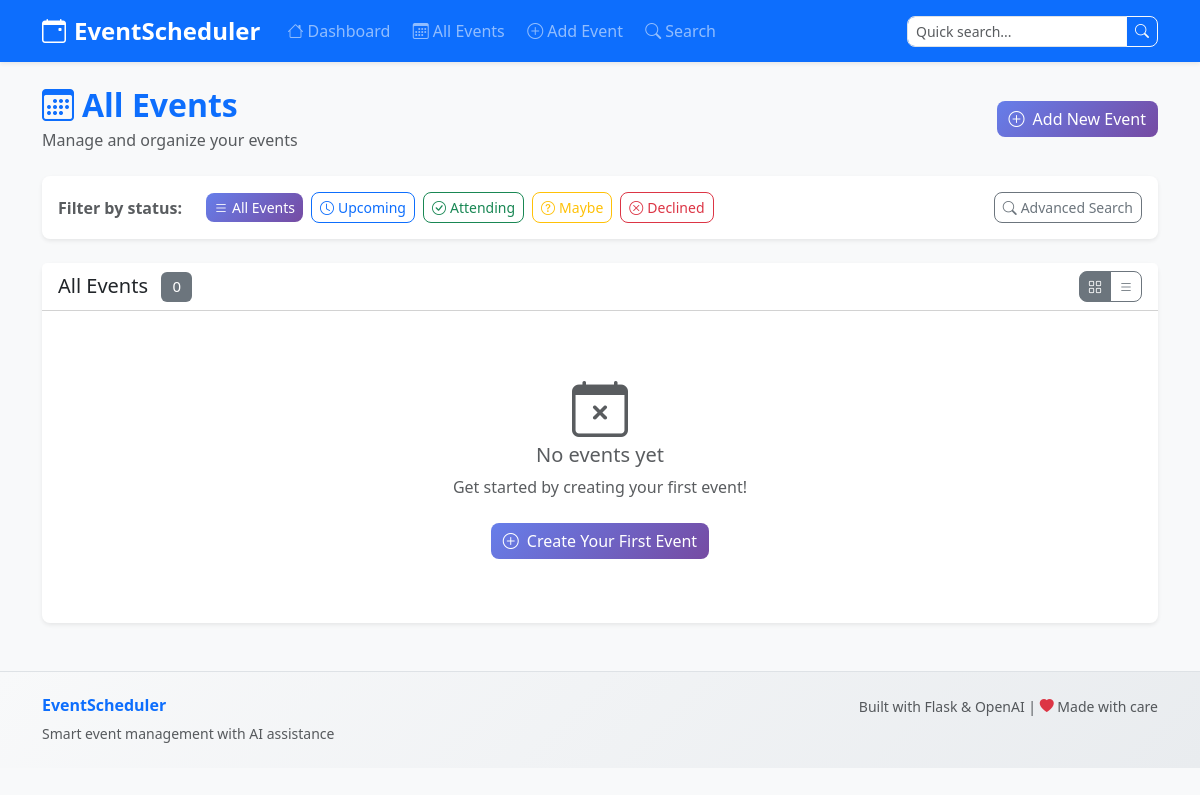
Page /events/ on the earlier database version.
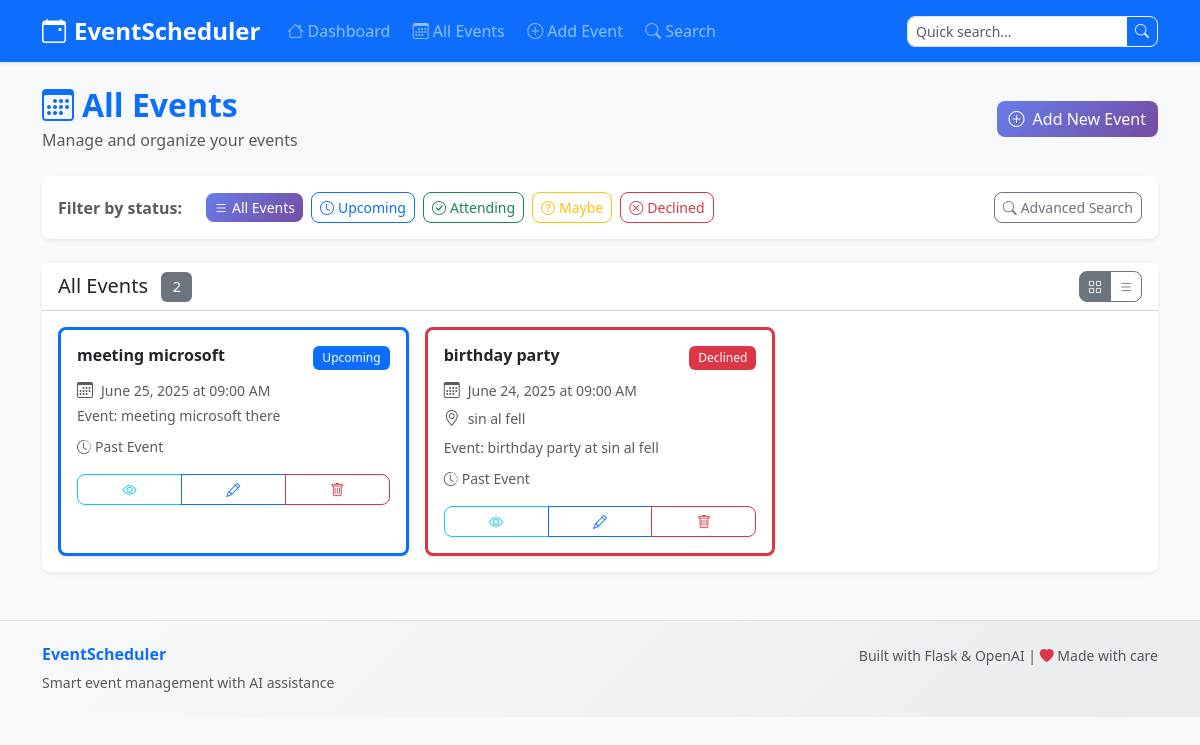
Same page on the later database version.
### tables this page shows
CREATE TABLE events (
            id INTEGER PRIMARY KEY AUTOINCREMENT,
            title TEXT NOT NULL,
            description TEXT,
            date TEXT NOT NULL,
            location TEXT,
            status TEXT DEFAULT 'upcoming',
            created_at TEXT DEFAULT CURRENT_TIMESTAMP,
            updated_at TEXT DEFAULT CURRENT_TIMESTAMP
        );

### routes/events.py (the view)
@events_bp.route('/')
def list_events():
    status_filter = request.args.get('status', '')
    conn = get_db_connection()
    if status_filter:
        events = conn.execute('''
            SELECT * FROM events
            WHERE status = ?
            ORDER BY date DESC
        ''', (status_filter,)).fetchall()
    else:
        events = conn.execute('''
            SELECT * FROM events
            ORDER BY date DESC
        ''').fetchall()
    conn.close()
    class MockPagination:
        def __init__(self, items):
            self.items = items
            self.has_prev = False
            self.has_next = False
            self.prev_num = None
            self.next_num = None
            self.page = 1
            self.pages = 1
    events_paginated = MockPagination(events)
    return render_template('events.html',
                         events=events_paginated,
                         current_status=status_filter)

### app.py (called while the page is built)
def format_date(date_str):
    try:
        dt = datetime.fromisoformat(date_str.replace('Z', '+00:00'))
        return dt.strftime('%B %d, %Y at %I:%M %p')
    except:
        return date_str

def is_past(date_str):
    try:
        dt = datetime.fromisoformat(date_str.replace('Z', '+00:00'))
        return dt < datetime.now()
    except:
        return False

### routes/events.py (called while the page is built)
def get_db_connection():
    os.makedirs('data', exist_ok=True)
    conn = sqlite3.connect('data/events.db')
    conn.row_factory = sqlite3.Row
    return conn

### templates/events.html (shortened to what this page needs)
{% extends "base.html" %}
{% block content %}
<div class="row">
    <div class="col-12">
        <div class="d-flex justify-content-between align-items-center mb-4">
            <div>
                <h2 class="fw-bold text-primary mb-1">
                    <i class="bi bi-calendar3 me-2"></i>All Events
                </h2>
                <p class="text-muted mb-0">Manage and organize your events</p>
            </div>
            <div>
                <a href="{{ url_for('events.add_event') }}" class="btn btn-primary">
                    <i class="bi bi-plus-circle me-2"></i>Add New Event
                </a>
            </div>
        </div>
        <div class="card mb-4 shadow-sm">
            <div class="card-body py-3">
                <div class="d-flex flex-wrap gap-2 align-items-center">
                    <span class="fw-semibold text-muted me-3">Filter by status:</span>
                    <a href="{{ url_for('events.list_events') }}"
                       class="btn btn-sm {% if not current_status %}btn-primary{% else %}btn-outline-primary{% endif %}">
                        <i class="bi bi-list me-1"></i>All Events
                    </a>
                    <a href="{{ url_for('events.list_events', status='upcoming') }}"
                       class="btn btn-sm {% if current_status == 'upcoming' %}btn-primary{% else %}btn-outline-primary{% endif %}">
                        <i class="bi bi-clock me-1"></i>Upcoming
                    </a>
                    <a href="{{ url_for('events.list_events', status='attending') }}"
                       class="btn btn-sm {% if current_status == 'attending' %}btn-success{% else %}btn-outline-success{% endif %}">
                        <i class="bi bi-check-circle me-1"></i>Attending
                    </a>
                    <a href="{{ url_for('events.list_events', status='maybe') }}"
                       class="btn btn-sm {% if current_status == 'maybe' %}btn-warning{% else %}btn-outline-warning{% endif %}">
                        <i class="bi bi-question-circle me-1"></i>Maybe
                    </a>
                    <a href="{{ url_for('events.list_events', status='declined') }}"
                       class="btn btn-sm {% if current_status == 'declined' %}btn-danger{% else %}btn-outline-danger{% endif %}">
                        <i class="bi bi-x-circle me-1"></i>Declined
                    </a>
                    <div class="ms-auto">
                        <a href="{{ url_for('search.search_page') }}" class="btn btn-sm btn-outline-secondary">
                            <i class="bi bi-search me-1"></i>Advanced Search
                        </a>
                    </div>
                </div>
            </div>
        </div>
        <div class="card shadow-sm">
            <div class="card-header bg-white">
                <div class="d-flex justify-content-between align-items-center">
                    <h5 class="mb-0">
                        {% if current_status %}
                            {{ current_status|title }} Events
                        {% else %}
                            All Events
                        {% endif %}
                        <span class="badge bg-secondary ms-2">{{ events.items|length }}</span>
                    </h5>
                    <div class="btn-group btn-group-sm" role="group">
                        <button type="button" class="btn btn-outline-secondary active" id="gridViewBtn">
                            <i class="bi bi-grid"></i>
                        </button>
                        <button type="button" class="btn btn-outline-secondary" id="listViewBtn">
                            <i class="bi bi-list"></i>
                        </button>
                    </div>
                </div>
            </div>
            <div class="card-body">
                {% if events.items %}
                    <div id="gridView" class="events-grid">
                        <div class="row g-3">
                            {% for event in events.items %}
                            <div class="col-md-6 col-lg-4">
                                <div class="event-card bg-white border rounded-3 p-3 h-100 shadow-sm hover-shadow
                                            border-start border-3
                                            {% if event.status == 'upcoming' %}border-primary{% endif %}
                                            {% if event.status == 'declined' %}border-danger{% endif %}">
                                    <div class="d-flex justify-content-between align-items-start mb-2">
                                        <h6 class="fw-bold mb-0 text-truncate me-2">{{ event.title }}</h6>
                                        <span class="badge
                                            {% if event.status == 'upcoming' %}bg-primary{% endif %}
                                            {% if event.status == 'declined' %}bg-danger{% endif %}">
                                            {{ event.status|title }}
                                        </span>
                                    </div>
                                    <div class="event-details">
                                        <div class="d-flex align-items-center mb-1 text-muted">
                                            <i class="bi bi-calendar3 me-2"></i>
                                            <small>{{ event.date|format_date }}</small>
                                        </div>
                                        {% if event.location %}
                                        <div class="d-flex align-items-center mb-2 text-muted">
                                            <i class="bi bi-geo-alt me-2"></i>
                                            <small class="text-truncate">{{ event.location }}</small>
                                        </div>
                                        {% endif %}
                                        {% if event.description %}
                                        <p class="small text-muted mb-2 event-description">
                                            {{ event.description[:80] }}{% if event.description|length > 80 %}...{% endif %}
                                        </p>
                                        {% endif %}
                                        {% if event.date|is_past %}
                                        <div class="mb-2">
                                            <small class="text-muted">
                                                <i class="bi bi-clock-history me-1"></i>Past Event
                                            </small>
                                        </div>
                                        {% endif %}
                                    </div>
                                    <div class="event-actions mt-3">
                                        <div class="btn-group btn-group-sm w-100" role="group">
                                            <button type="button" class="btn btn-outline-info"
                                                    data-event-id="{{ event.id }}"
                                                    onclick="viewEventDetailsSafe(this)">
                                                <i class="bi bi-eye"></i>
                                            </button>
                                            <a href="{{ url_for('events.edit_event', event_id=event.id) }}"
                                               class="btn btn-outline-primary">
                                                <i class="bi bi-pencil"></i>
                                            </a>
                                            <button type="button" class="btn btn-outline-danger"
                                                    data-event-id="{{ event.id }}"
                                                    data-event-title="{{ event.title|e }}"
                                                    onclick="deleteEventSafe(this)">
                                                <i class="bi bi-trash"></i>
                                            </button>
                                        </div>
                                    </div>
                                </div>
                            </div>
                            {% endfor %}
                        </div>
                    </div>
                {% else %}
                    <div class="text-center py-5">
                        {% if current_status %}
                            <i class="bi bi-calendar-x display-4 text-muted mb-3"></i>
                            <h5 class="text-muted">No {{ current_status }} events</h5>
                            <p class="text-muted mb-4">You don't have any events with status "{{ current_status }}"</p>
                        {% else %}
                            <i class="bi bi-calendar-x display-4 text-muted mb-3"></i>
                            <h5 class="text-muted">No events yet</h5>
                            <p class="text-muted mb-4">Get started by creating your first event!</p>
                        {% endif %}
                        <a href="{{ url_for('events.add_event') }}" class="btn btn-primary">
                            <i class="bi bi-plus-circle me-2"></i>Create Your First Event
                        </a>
                    </div>
                {% endif %}
            </div>
        </div>
    </div>
</div>
{% endblock %}

### templates/base.html (shortened to what this page needs)
<!DOCTYPE html>
<html lang="en">
<head>
    <link href="https://cdn.jsdelivr.net/npm/bootstrap@5.3.0/dist/css/bootstrap.min.css" rel="stylesheet">
    <link href="https://cdn.jsdelivr.net/npm/bootstrap-icons@1.11.0/font/bootstrap-icons.css" rel="stylesheet">
    <link href="{{ url_for('static', filename='css/style.css') }}" rel="stylesheet">
</head>
<body>
    <nav class="navbar navbar-expand-lg navbar-dark bg-primary shadow-sm">
        <div class="container">
            <a class="navbar-brand fw-bold" href="{{ url_for('index') }}">
                <i class="bi bi-calendar-event me-2"></i>EventScheduler
            </a>
            <div class="collapse navbar-collapse" id="navbarNav">
                <ul class="navbar-nav me-auto">
                    <li class="nav-item">
                        <a class="nav-link" href="{{ url_for('index') }}">
                            <i class="bi bi-house me-1"></i>Dashboard
                        </a>
                    </li>
                    <li class="nav-item">
                        <a class="nav-link" href="{{ url_for('events.list_events') }}">
                            <i class="bi bi-calendar3 me-1"></i>All Events
                        </a>
                    </li>
                    <li class="nav-item">
                        <a class="nav-link" href="{{ url_for('events.add_event') }}">
                            <i class="bi bi-plus-circle me-1"></i>Add Event
                        </a>
                    </li>
                    <li class="nav-item">
                        <a class="nav-link" href="{{ url_for('search.search_page') }}">
                            <i class="bi bi-search me-1"></i>Search
                        </a>
                    </li>
                </ul>
                <form class="d-flex" method="GET" action="{{ url_for('search.search_page') }}">
                    <div class="input-group">
                        <input class="form-control form-control-sm" type="search" name="q"
                               placeholder="Quick search..." aria-label="Search">
                        <button class="btn btn-outline-light btn-sm" type="submit">
                            <i class="bi bi-search"></i>
                        </button>
                    </div>
                </form>
            </div>
        </div>
    </nav>
    <main class="container my-4">
        {% block content %}{% endblock %}
    </main>
    <footer class="bg-light mt-5 py-4">
        <div class="container">
            <div class="row">
                <div class="col-md-6">
                    <h6 class="fw-bold text-primary">EventScheduler</h6>
                    <p class="text-muted small mb-0">Smart event management with AI assistance</p>
                </div>
                <div class="col-md-6 text-md-end">
                    <p class="text-muted small mb-0">
                        Built with Flask & OpenAI |
                        <i class="bi bi-heart-fill text-danger"></i> Made with care
                    </p>
                </div>
            </div>
        </div>
    </footer>
</body>
</html>

### static/css/style.css (style rules this page uses)
:root { --primary-gradient: linear-gradient(135deg, #667eea 0%, #764ba2 100%); --success-gradient: linear-gradient(135deg, #5cb85c 0%, #449d44 100%); --warning-gradient: linear-gradient(135deg, #f0ad4e 0%, #ec971f 100%); --danger-gradient: linear-gradient(135deg, #d9534f 0%, #c9302c 100%); --shadow-soft: 0 0.125rem 0.25rem rgba(0, 0, 0, 0.075); --shadow-hover: 0 0.5rem 1rem rgba(0, 0, 0, 0.15); --border-radius: 0.5rem; }
body { background-color: #f8f9fa; font-family: 'Segoe UI', Tahoma, Geneva, Verdana, sans-serif; }
.card { border: none; border-radius: var(--border-radius); box-shadow: var(--shadow-soft); transition: all 0.3s ease; }
.event-card { transition: all 0.3s ease; position: relative; overflow: hidden; }
.event-card::before { content: ''; position: absolute; top: 0; left: -100%; width: 100%; height: 100%; background: linear-gradient(90deg, transparent, rgba(255, 255, 255, 0.2), transparent); transition: left 0.5s; }
.hover-shadow { transition: box-shadow 0.3s ease; }
.event-description { display: -webkit-box; -webkit-line-clamp: 2; -webkit-box-orient: vertical; overflow: hidden; line-height: 1.4; }
.badge { font-weight: 500; padding: 0.5em 0.75em; }
.btn { border-radius: var(--border-radius); font-weight: 500; transition: all 0.3s ease; border-width: 1px; position: relative; z-index: 10; pointer-events: auto; }
.btn-primary { background: var(--primary-gradient); border: none; }
.form-control, .form-select { border-radius: var(--border-radius); border: 1px solid #dee2e6; transition: all 0.3s ease; }
.navbar-brand { font-size: 1.5rem; transition: all 0.3s ease; }
.nav-link { transition: all 0.3s ease; border-radius: var(--border-radius); margin: 0 0.2rem; }
footer { background: linear-gradient(135deg, #f8f9fa 0%, #e9ecef 100%); border-top: 1px solid #dee2e6; }
.fade-in { animation: fadeIn 0.5s ease-out; }

Differences in the rows shown:
added events: title "meeting microsoft", status "Upcoming", date "June 25, 2025 at 09:00 AM", description "Event: meeting microsoft there", shows "Past Event"
added events: title "birthday party", status "Declined", date "June 24, 2025 at 09:00 AM", location "sin al fell", description "Event: birthday party at sin al fell", shows "Past Event"
Other differences:
{{ events.items|length }}: "0" → "2"
text no longer shown: "No events yet Get started by creating your first event! Create Your First Event"
